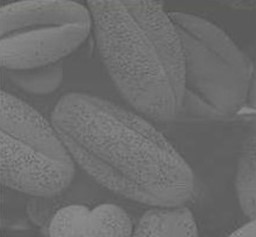
#> input picture Exersize1/images/leafs.jpg, 256 x 237 px
$ python 'histogram equalization.py'
#> lines starting #> are read from the running program, lines starting #| are printed output that depends on the picture
import numpy as np
import cv2
import matplotlib.pyplot as plt


def main():
    # Question A2.a - Histogram plot
    img = cv2.imread("../images/leafs.jpg", cv2.IMREAD_GRAYSCALE)  # read the image without BGR, only gray scale
#> img: shape (237, 256); min 81, max 144, mean 108.9
    histogram, bin_edges = np.histogram(img, 256, range=(0, 256))  # separate to 256, so we count each gray level
#> histogram = 256 values, max 3283 at index 95, min 0 at index 0, mean 237; bin_edges = 257 values from 0 to 256

    # histogram plot
    plt.bar(bin_edges[:-1], histogram, width=1, edgecolor='black')  # additional style parameters
    plt.xlabel('Intensity')
    plt.ylabel('Count')
    plt.title('Histogram')
    plt.xlim([0, 256])
    plt.show()
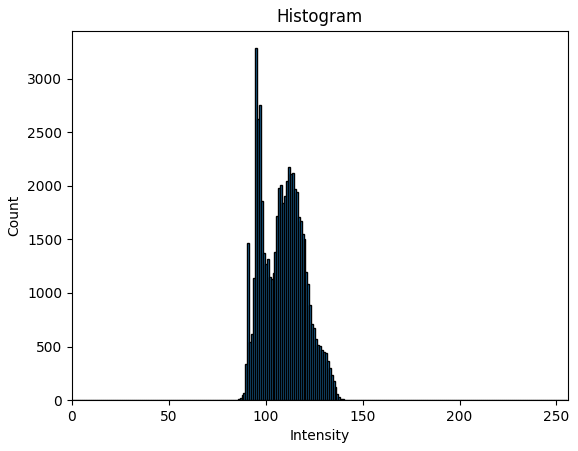
#> figure drawn by matplotlib, 1 panel; tallest bar 3283 high, from x = 94.5 to 95.5

    # Question A2.b - Contrast Stretch
    # extract f_min and f_max
    histogram_nonzero = np.nonzero(histogram)[0]
#> histogram_nonzero = 63 values from 81 to 144
    min_intensity = histogram_nonzero[0]  # first non-zero element is f_min
#> min_intensity = 81
    max_intensity = histogram_nonzero[-1]  # last non-zero element is f_max
#> max_intensity = 144

    # Apply the equation from the HW1
    multiplication_factor = 255 / (max_intensity - min_intensity)
#> multiplication_factor = 4.05
    contrast_img = np.round(multiplication_factor * (img - min_intensity)).astype(np.uint8)
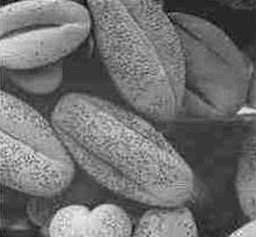
#> contrast_img: shape (237, 256); min 0, max 255, mean 112.8

    # comparison between the first and last leafs images - by using a concat of images
    img_compare = cv2.hconcat([img, contrast_img])

    # simply add a title to each image at the right location
    # function args: image, title, coordinates of the title, font, font size, font color (BGR), thickness of the font
    cv2.putText(img_compare, 'Original', (10, 30), cv2.FONT_HERSHEY_SIMPLEX, 0.7, (255, 255, 255), 2)
    cv2.putText(img_compare, 'Contrast Enhanced', (img.shape[1] + 10, 30), cv2.FONT_HERSHEY_SIMPLEX, 0.7, (255, 255, 255), 2)
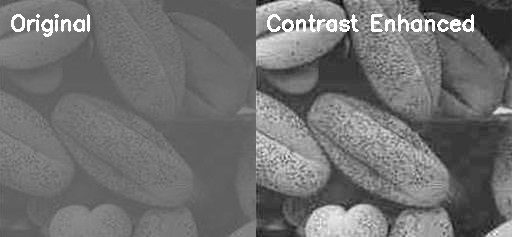
#> img_compare: shape (237, 512); min 0, max 255, mean 113.2


    cv2.imshow("Original Vs. Contrast Stretched Leafs", img_compare)
    cv2.waitKey(0)

    # new histogram (after contrast stretching) - same as above
    contrast_histogram, new_bin_edges = np.histogram(contrast_img, 256, range=(0, 256))
#> contrast_histogram = 256 values, max 3283 at index 57, min 0 at index 1, mean 237; new_bin_edges = 257 values from 0 to 256
    plt.bar(new_bin_edges[:-1], contrast_histogram, width=1, edgecolor='black')
    plt.xlabel('Intensity')
    plt.ylabel('Count')
    plt.title('Contrast Stretched Histogram')
    plt.xlim([0, 256])
    plt.show()
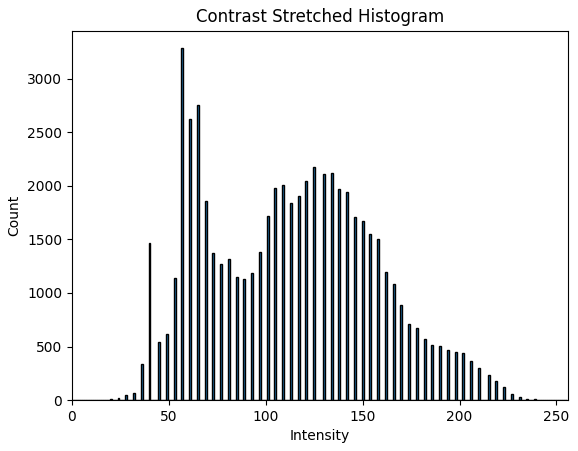
#> figure drawn by matplotlib, 1 panel; tallest bar 3283 high, from x = 56.5 to 57.5


    # Question A2.c - Histogram Equalization
    # Calculate the CDF of the histogram
    cumulative = np.cumsum(histogram)  # summation of the histogram
#> cumulative = 256 values from 0 to 60672
    normal_cumulative = cumulative / np.sum(histogram)  # normalize the cumulative curve, so we won't cross 255 after it
#> normal_cumulative = 256 values from 0 to 1
    mult_factor = 255 / cumulative[-1]  # we'll multiply each cell by this value to get from lowest to highest levels
#> mult_factor = 0.0042

    mapping = np.zeros(256)
    for i in range(mapping.size):
        mapping[i] = int(round(float(mult_factor * cumulative[i])))  # the mapping array of previous level to the new one
#> after the loop, mapping = 256 values from 0 to 255
    mapping = mapping.astype(np.uint8)  # keep it as uint8, not sure if it necessary at this point

    equal_img = mapping[img]  # the mapping happen here, all at once
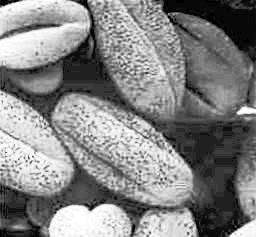
#> equal_img: shape (237, 256); min 0, max 255, mean 131.1

    # comparison as above
    compare_everything = cv2.hconcat([img, contrast_img, equal_img])

    # titles as above
    cv2.putText(compare_everything, 'Original', (10, 30), cv2.FONT_HERSHEY_SIMPLEX, 0.7, (255, 255, 255), 2)
    cv2.putText(compare_everything, 'Contrast Enhanced', (img.shape[1] + 10, 30), cv2.FONT_HERSHEY_SIMPLEX, 0.7, (255, 255, 255), 2)
    cv2.putText(compare_everything, 'Equalized', (img.shape[1] + contrast_img.shape[1] + 10, 30), cv2.FONT_HERSHEY_SIMPLEX, 0.7, (0, 0, 0), 2)
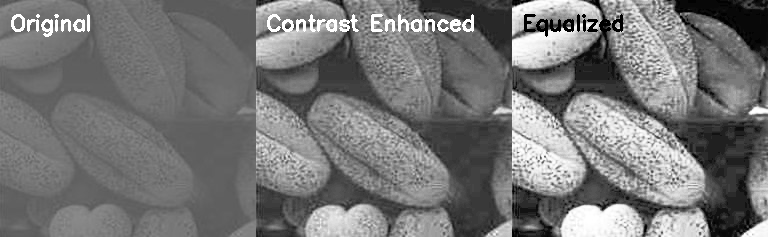
#> compare_everything: shape (237, 768); min 0, max 255, mean 118.5

    cv2.imshow('Balanced Image', compare_everything)
    cv2.waitKey(0)

    # New Histogram (after histogram equalization) - as above
    equal_histogram, equal_bin_edges = np.histogram(equal_img, 256, range=(0, 256))
#> equal_histogram = 256 values, max 3283 at index 32, min 0 at index 3, mean 237; equal_bin_edges = 257 values from 0 to 256
    plt.bar(equal_bin_edges[:-1], equal_histogram, width=1, edgecolor='black')
    plt.xlabel('Intensity')
    plt.ylabel('Count')
    plt.title('Histogram Equalization')
    plt.xlim([0, 256])
    plt.show()
#> figure, not shown here; tallest bar 3283 high, from x = 31.5 to 32.5

    # Histogram Comparison - side by side
    fig, (ax1, ax2, ax3) = plt.subplots(1, 3, figsize=(15, 5))

    # Original Histogram
    ax1.bar(bin_edges[:-1], histogram, alpha=0.7, color='blue', width=1, edgecolor='black')  # just style parameters
    ax1.set_xlabel('Intensity')
    ax1.set_ylabel('Count')
    ax1.set_title('Original Histogram')
    ax1.set_xlim([0, 256])

    # Contrast Stretched Histogram
    ax2.bar(new_bin_edges[:-1], contrast_histogram, alpha=0.7, color='green', width=1, edgecolor='black')
    ax2.set_xlabel('Intensity')
    ax2.set_ylabel('Count')
    ax2.set_title('Contrast Enhanced Histogram')
    ax2.set_xlim([0, 256])

    # Histogram Equalization
    ax3.bar(equal_bin_edges[:-1], equal_histogram, alpha=0.7, color='red', width=1, edgecolor='black')
    ax3.set_xlabel('Intensity')
    ax3.set_ylabel('Count')
    ax3.set_title('Histogram Equalization')
    ax3.set_xlim([0, 256])

    plt.tight_layout()  # makes sure the titles are without overlapping
    plt.show()
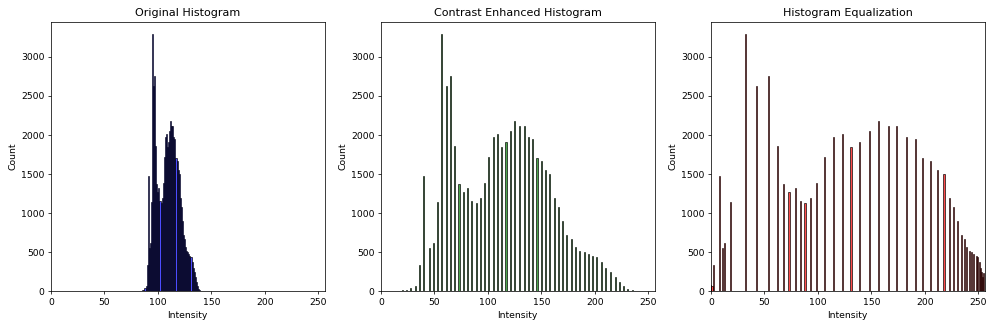
#> figure drawn by matplotlib, 3 panels; panel 1: tallest bar 3283 high, from x = 94.5 to 95.5; panel 2: tallest bar 3283 high, from x = 56.5 to 57.5; panel 3: tallest bar 3283 high, from x = 31.5 to 32.5

if __name__ == "__main__":
    main()
